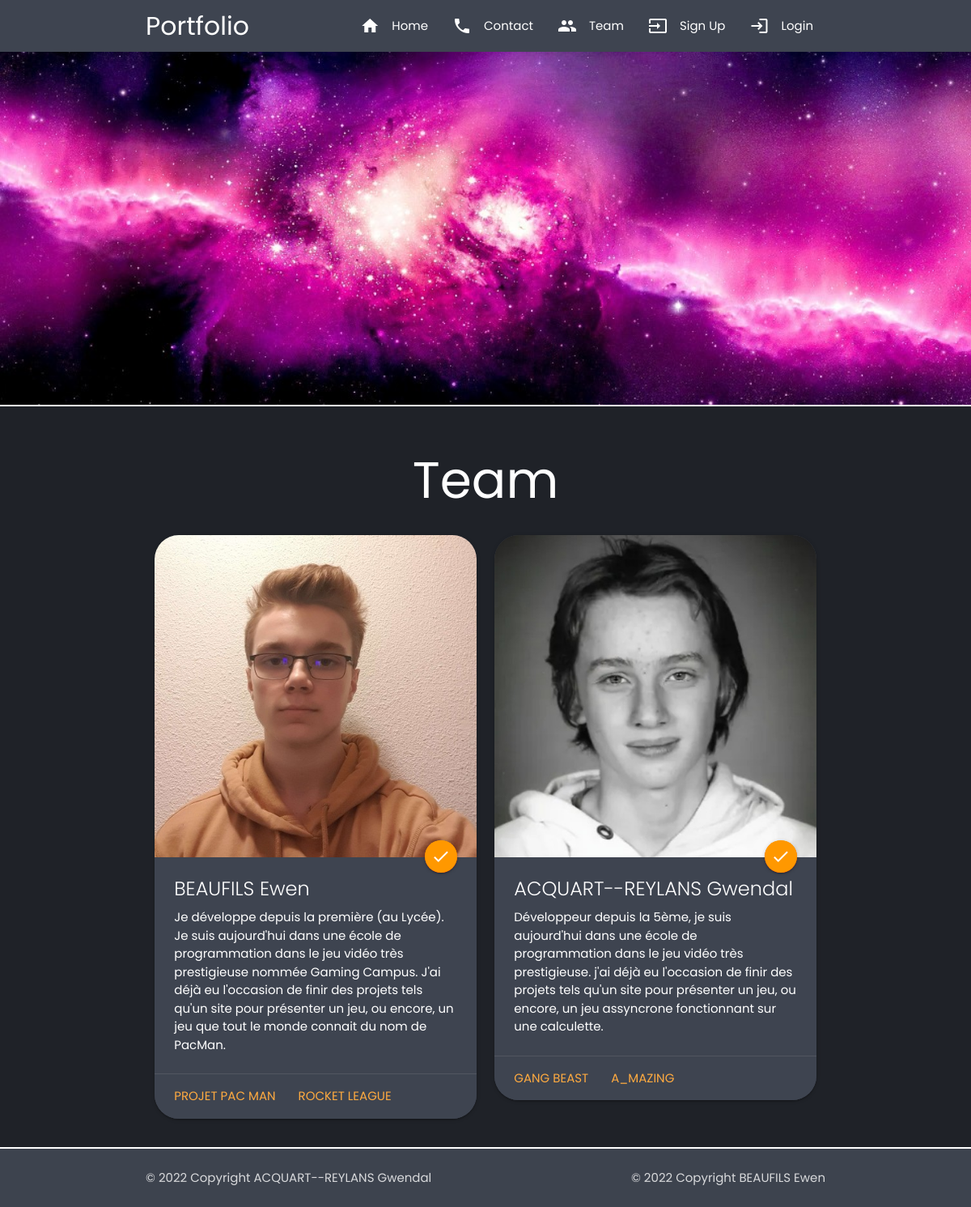
The page / on the database its author committed.
### tables this page shows
CREATE TABLE `users` (
  `id` int(11) NOT NULL,
  `name` varchar(30) NOT NULL,
  `password` varchar(60) NOT NULL,
  `email` varchar(100) NOT NULL,
  `img` varchar(100) DEFAULT NULL,
  `admin` tinyint(1) NOT NULL DEFAULT '0',
  `as_portfolio` tinyint(1) NOT NULL DEFAULT '0',
  `description` varchar(1000) DEFAULT NULL
);

CREATE TABLE `projects` (
  `id` int(11) NOT NULL,
  `id_user` int(11) NOT NULL,
  `img_carousel` varchar(100) NOT NULL,
  `img_pres` varchar(100) NOT NULL,
  `title` varchar(50) NOT NULL,
  `description` varchar(1000) NOT NULL
);

### index.php (the view, shortened to what this page needs)
<?php
include 'include.php';
headerPage();
?>
<?php
$sql = "SELECT id, name, email, img, admin, as_portfolio, description FROM users WHERE as_portfolio = 1 " ;
$pre = $pdo->prepare($sql);
$pre->execute();
$data = $pre->fetchAll(PDO::FETCH_ASSOC);
$sql = "SELECT id, name, email, img, admin, as_portfolio, description FROM users WHERE as_portfolio = 1 " ;
$pre = $pdo->prepare($sql);
$pre->execute();
$data = $pre->fetchAll(PDO::FETCH_ASSOC);
?>
<div class="section" id="team">
      <div class="container">
        <h1 class="center animate__animated animate__rubberBand">Team</h1>
          <div class="row">
            <?php foreach($data as $user) {
              if($user["as_portfolio"] == 1) { ?>
                <div class="col s12 m6">
                  <div class="card color perso-2 border-radius">
                    <div class="card-image">
                      <img src="<?php echo $user['img'] ?>" alt="Photo de <?php echo $user['name'] ?>" class="animate__animated animate__rotateInDownLeft">
                      <a href="./identity-card.php?id=<?= $user['id'] ?>" class="halfway-fab btn-floating pulse orange">
                        <i class="material-icons">check</i>
                      </a>
                    </div>
                    <div class="card-content">
                      <span class="card-title"><?php echo $user['name']?></span>
                      <p> <?php echo $user['description'] ?></p>
                    </div>
                    <div class="card-action">
                    <?php
                    $sql = "SELECT id, title FROM projects WHERE id_user= " .$user["id"];
                    $pre = $pdo->prepare($sql);
                    $pre->execute();
                    $projects = $pre->fetchAll(PDO::FETCH_ASSOC);
                    foreach($projects as $project) { ?>
                      <a href="./project.php?id=<?= $project['id'] ?>"><?= $project['title'] ?></a>
                      <?php } ?>
                    </div>
                  </div>
                </div>
            <?php }
          }?>
      </div>
    </div>
  </div>
<?php
footerPage();

### include.php (shortened to what this page needs)
<?php
function headerPage() {
  ?>
  <!DOCTYPE html>
  <html lang="fr">
  <head>
    <link rel="stylesheet" href="https://cdnjs.cloudflare.com/ajax/libs/materialize/1.0.0/css/materialize.min.css">
    <link href="./css/style.css" rel="stylesheet">
    <link rel="stylesheet" href="https://cdnjs.cloudflare.com/ajax/libs/animate.css/4.1.1/animate.min.css">
  </head>
  <body class="color perso-1">
    <nav class="color perso-2 z-depth-0">
      <div class="nav-wrapper container">
        <a href="" class="brand-logo">Portfolio</a>
        <ul class="right hide-on-med-and-down">
          <li><a href="./index.php"><i class="material-icons left">home</i>Home</a></li>
          <li><a href="#contact" class="modal-trigger"><i class="material-icons left">phone</i>Contact</a> </li>
          <li><a href="#" class="dropdown-trigger" data-target="dropdown-team"><i class="material-icons left">group</i>Team</a> </li>
          <?php if (!isset($_SESSION['user'])) { ?>
          <li><a href="#signUp" class="modal-trigger"><i class="material-icons left">input</i>Sign Up</a></li>
          <li><a href="#login" class="modal-trigger"><i class="material-icons left">login</i>Login</a></li>
          <?php } ?>
        </ul>
      </div>
    </nav>
    <header>
      <div class="parallax-container">
        <div class="parallax"><img src="img/image-nav-bar.jpg" alt="Voie lactée en parallaxe"></div>
      </div>
    </header>
  <?php
}
function footerPage() {
  ?>
    <footer class="page-footer color perso-2">
      <div class="footer-copyright">
        <div class="container">
          <p class="left">&copy; 2022 Copyright ACQUART--REYLANS Gwendal</p>
          <p class="right">&copy; 2022 Copyright BEAUFILS Ewen</p>
        </div>
      </div>
    </footer>
  </body>
  </html>
  <?php
}

### css/style.css (style rules this page uses)
.color.perso-1 { background-color: #1F2228; }
.color.perso-2 { background-color: #3E4450; }
.border-radius { border-radius: 30px; overflow: hidden; }
img { display: block; }
html { scroll-behavior: smooth; }
body { color: white !important; font-family: Poppins !important; }
nav { position: fixed; z-index: 998; }
header .parallax-container { min-height: 50vh; }
header .parallax { z-index: 0; }
div button.btn, a.btn-floating, a.btn { background: linear-gradient(var(--myColor2),var(--myColor1)); transition: --myColor1 0.4s, --myColor2 0.4s; }
#team { scroll-margin: 64px; }
.section { border-top: 2px white solid; border-bottom: 2px white solid; padding-bottom: 0px; }
footer.page-footer { padding: 0px; }

### rows shown on the page
users: img (picture), name "BEAUFILS Ewen", description "Je développe depuis la première (au Lycée). Je suis aujourd'hui dans une école de programmation dans le jeu vidéo très prestigieuse nommée Gaming Campus. J'ai déjà eu l'occasion de finir des projets tels qu'un site pour présenter un jeu, ou encore, un jeu que tout le monde connait du nom de PacMan."
projects: title "PROJET PAC MAN"
projects: title "ROCKET LEAGUE"
users: img (picture), name "ACQUART--REYLANS Gwendal", description "Développeur depuis la 5ème, je suis aujourd'hui dans une école de programmation dans le jeu vidéo très prestigieuse. j'ai déjà eu l'occasion de finir des projets tels qu'un site pour présenter un jeu, ou encore, un jeu assyncrone fonctionnant sur une calculette."
projects: title "GANG BEAST"
projects: title "A_MAZING"
